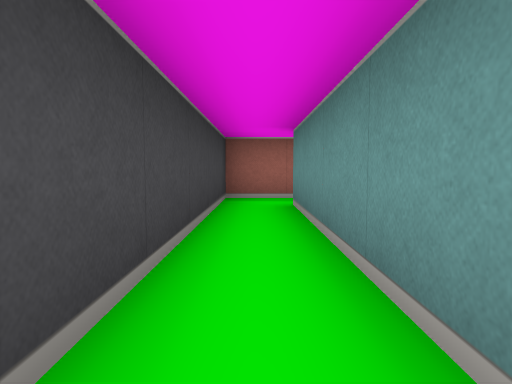
view 1 (above)

16 first-person views from a walk through a cub3D ray-caster map. The camera is about half as high as the walls, tilts 4° down and sees 75° across. The floor is counted in squares. Each view is taken from the middle of a square. On the plan, view 1 faces up. The plan holds only what a view shows up to about 9 squares ahead; the rest is blank.

view 2
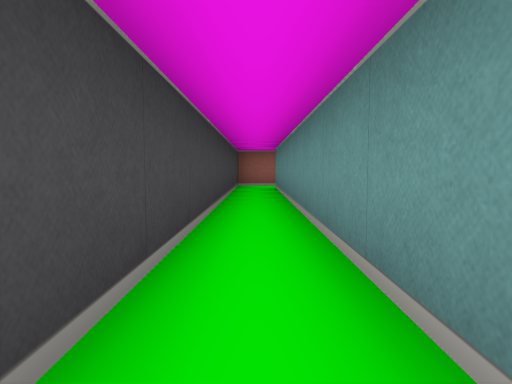

view 3
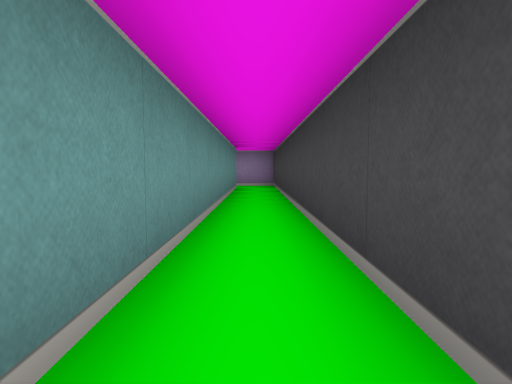

view 4
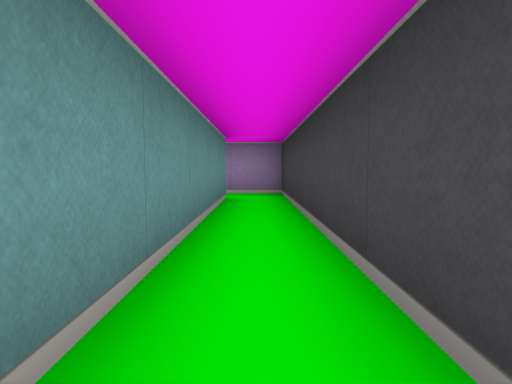

view 5
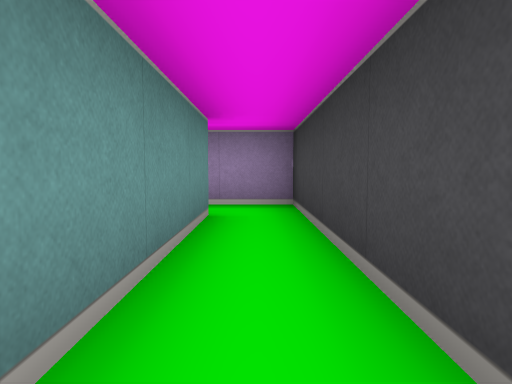

view 6
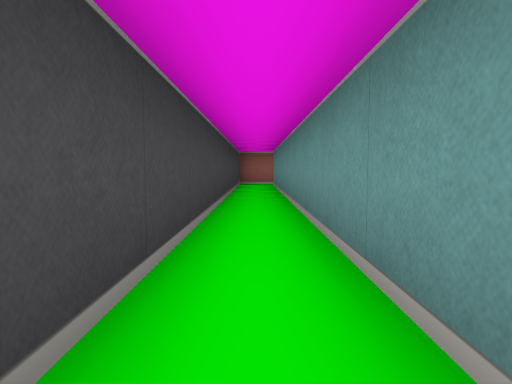

view 7
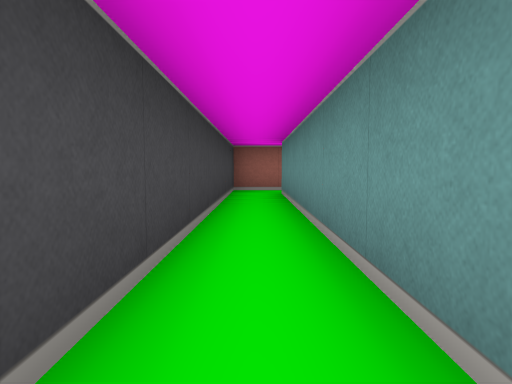

view 8
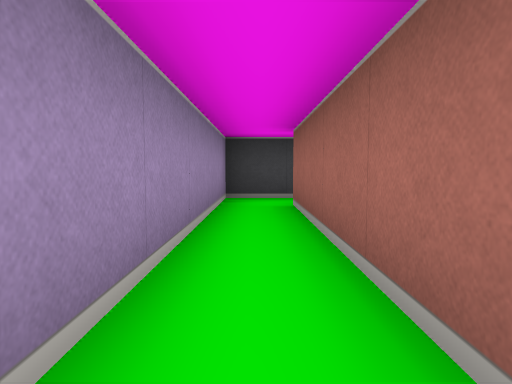

view 9
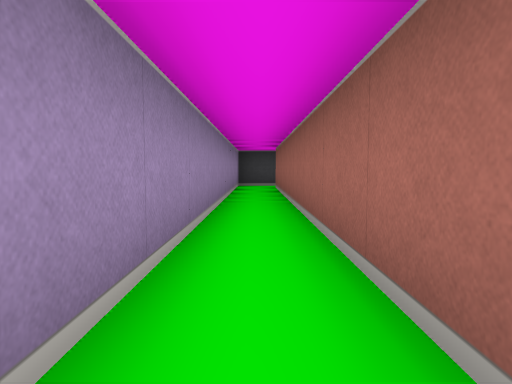

view 10
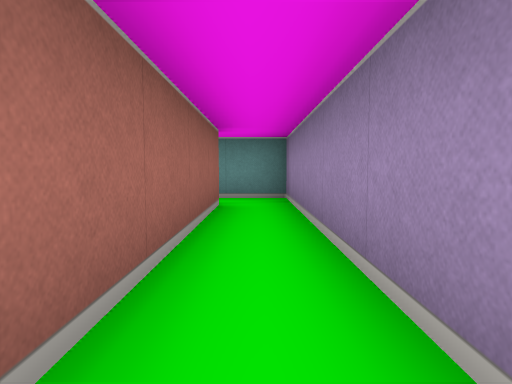

view 11
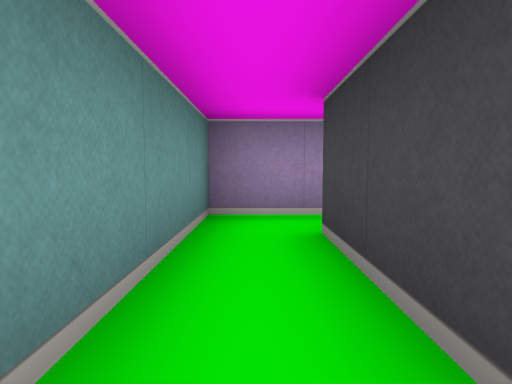

view 12
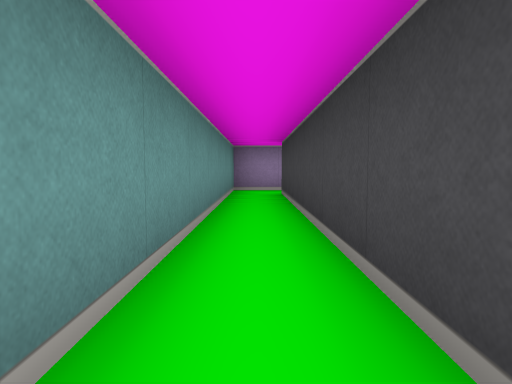

view 13
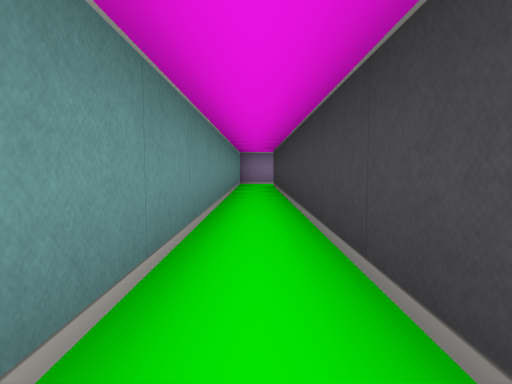

view 14
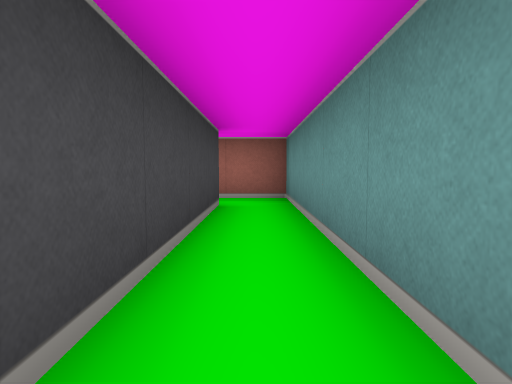

view 15
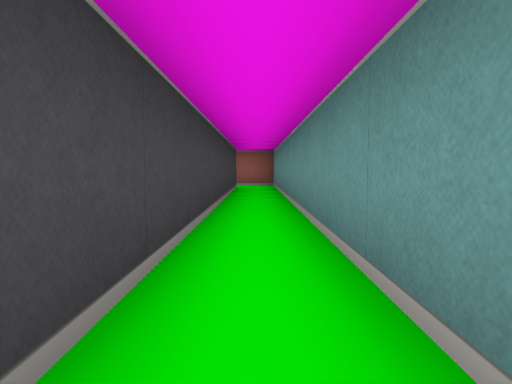

view 16
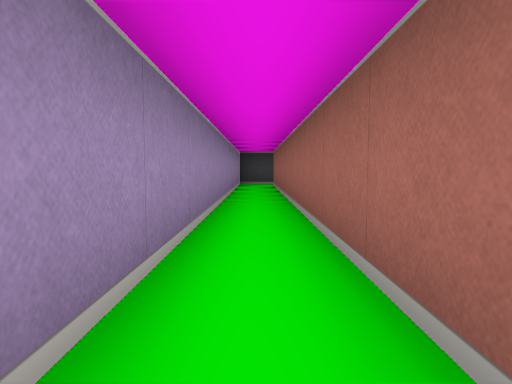

### Floor plan
Points are (right, up) in squares from view 1. A wall is a line through its corners. A room is listed if a view was taken in it or the views show most of it. See-through windows are left out.
Room 1 (views 1, 2, 3, 4, 5, 6, 7)
walls: (0.5, -9.5) (0.5, 4.5); (0.6, 5.5) (-0.5, 5.5) (-0.5, -10.5) (0.5, -10.5)
ways out: opening at (1, -10) to room 2; opening at (0, 5)
Room 2 (views 8, 9, 10, 11, 12, 13, 14, 15, 16)
walls: (10.5, 0.5) (10.5, -9.5) (0.5, -9.5); (0.5, -10.5) (11.5, -10.5) (11.5, 0.5)
ways out: opening at (1, -10) to room 1; opening at (11, 0)

Where each view was taken, in squares from view 1:
view 1: 0 up, 0 right, facing up
view 2: 4 down, 0 right, facing up
view 3: 1 down, 0 right, facing down
view 4: 4 down, 0 right, facing down
view 5: 6 down, 0 right, facing down
view 6: 5 down, 0 right, facing up
view 7: 2 down, 0 right, facing up
view 8: 10 down, 5 right, facing left
view 9: 10 down, 9 right, facing left
view 10: 10 down, 6 right, facing right
view 11: 7 down, 11 right, facing down
view 12: 3 down, 11 right, facing down
view 13: 0 up, 11 right, facing down
view 14: 4 down, 11 right, facing up
view 15: 8 down, 11 right, facing up
view 16: 10 down, 10 right, facing left
